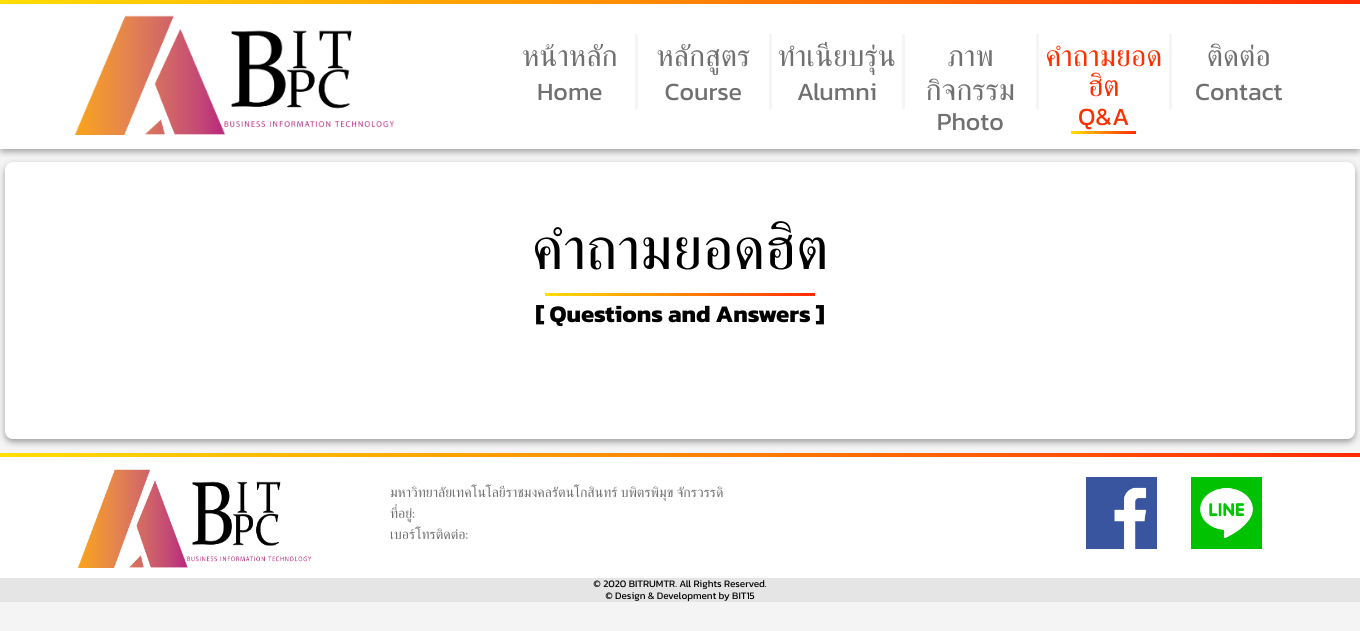
Before: /webBPC/QA.php with the older database file.
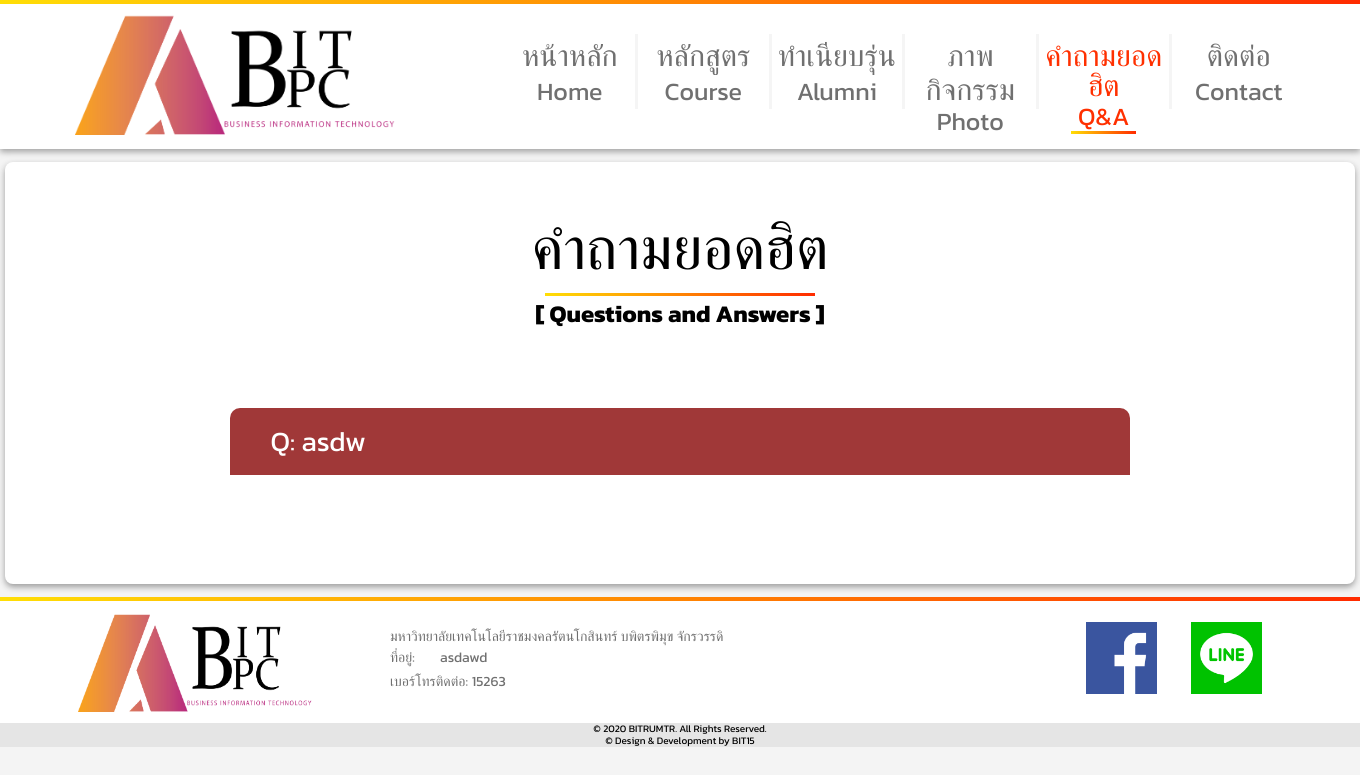
After: the same page with the newer database file.
### tables this page shows
CREATE TABLE `tbqa` (
  `ID` int(5) NOT NULL,
  `Q` varchar(200) NOT NULL,
  `A` varchar(200) NOT NULL,
  `Status` tinyint(1) NOT NULL
);

CREATE TABLE `tbpage` (
  `ID` int(5) NOT NULL,
  `Logo` varchar(50) NOT NULL,
  `Topic` varchar(30) NOT NULL,
  `Tittle` varchar(40) NOT NULL,
  `Text` text NOT NULL,
  `Phone` int(10) NOT NULL
);

### webBPC/QA.php (the view, shortened to what this page needs)
<html lang="en">
<head>
    <link rel="stylesheet" href="../webBPC/headandFooter.css">
    <link rel="stylesheet" href="../webBPC/QA.css">
</head>
<body>
    <header>
        <div class="container-header">
            <div class="grid-nav">
            <div class="logo">
            <a href="home.php"> <img src="../adminBPC/pic/Image 12224.png" alt="" ></a>
            </div>
            <ul class="menu">
                <li><a href="home.php" >หน้าหลัก<br> <span>Home</span><div class="border-menu"></div> </a> </li>
                <li><a>หลักสูตร<br><span>Course</span><div class="border-menu"></div></a>
                </li>
                <li><a href="Yearbook.php">ทำเนียบรุ่น<br><span>Alumni</span><div class="border-menu"></div></a></li>
                <li><a href="photo.php">ภาพกิจกรรม<br><span>Photo</span><div class="border-menu"></div></a></li>
                <li><a href="QA.php"class="active">คำถามยอดฮิต<br><span>Q&A</span></a><div class="border-menu"></div></li>
                <li><a href="content.php">ติดต่อ<br> <span>Contact</span> <div class="border-menu"></div></a></li>
            </ul>
        </div>
        </div>
        </header>
        <div class="container">
            <h1>คำถามยอดฮิต</h1>
            <div class="border-content-t"></div>
            <h2>[ Questions and Answers ]</h2>
            <div class="QA">
            <?php
            include_once('connectDB.php');
            $query="SELECT * FROM tbqa WHERE Status=1 ";
            $result=mysqli_query($conn,$query);
            while($rs=mysqli_fetch_array($result)){
            echo "<button class='questionActive'>Q: $rs[Q]</button>
                    <button class='answer'>A: $rs[A]</button>";
            }
            ?>
                </div>
        </div>
    <footer>
        <div class="border"></div>
        <div class="foot">
        <?php
           include_once('footer.php');
            ?>
        <div class="bread">
            <span>© 2020 BITRUMTR. All Rights Reserved.</span><br>
             <span>© Design & Development by BIT15</span>
        </div>
    </footer>
</body>
</html>

### webBPC/footer.php
<?php
    include_once('connectDB.php');
                    $query="SELECT * FROM tbpage";
                    $result=mysqli_query($conn,$query);
                    $rs=mysqli_fetch_array($result);
echo " <img src='../webBPC/pic/Image 12224.png' alt='' class='logo-f'>
            <div class='adddese'><span>มหาวิทยาลัยเทคโนโลยีราชมงคลรัตนโกสินทร์ บพิตรพิมุข จักรวรรดิ</span>
                <div class='add'> <span>ที่อยู่:</span>
                    <span>$rs[Text]</span>
                </div>
                <span>เบอร์โทรติดต่อ:</span>
                <span>$rs[Phone]</span>
            </div>
        </div>
           ";
            ?>
            <?php
            include_once('connectDB.php');
            $query="SELECT * FROM tbcon";
            $result=mysqli_query($conn,$query);
            $rs=mysqli_fetch_array($result);
            echo" <div class='social'>
           <a href='$rs[Facebook]'> <img src='../webBPC/pic/facebook.png'alt=''></a>
           <a href='$rs[Li]'> <img src='../webBPC/pic/line.png' alt=''></a>
        </div>";
            ?>

Changed rows visible on the page:
added tbqa: Q "asdw"
added tbpage: Text "asdawd", Phone "15263"
